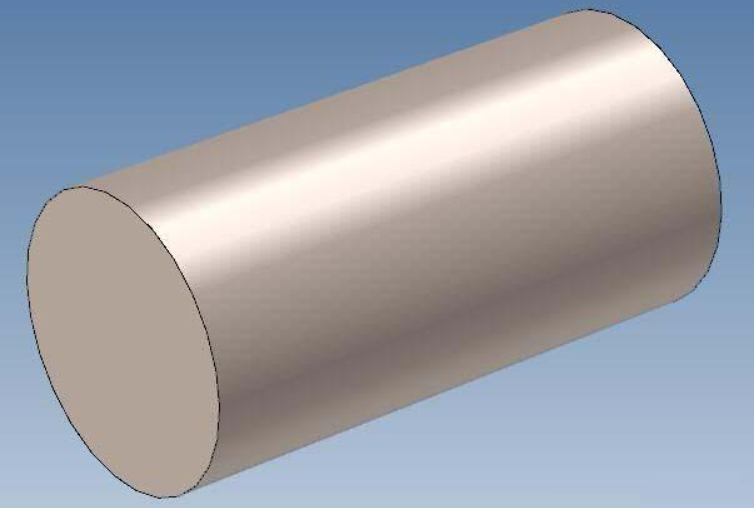
#> input picture pythonProject1/imagee.jpg, 754 x 508 px
$ python main.py
#> lines starting #> are read from the running program, lines starting #| are printed output that depends on the picture; after the words box and inside, x2 and y2 are one past the last pixel; in counts of white or black regions, pixels touching at a corner belong together
import cv2
import numpy as np

# 读入图像
image = cv2.imread('imagee.jpg')
#> image is the input picture: shape (508, 754, 3); mean B, G, R 170.6, 161.1, 157.2

# 转换为灰度图像
gray = cv2.cvtColor(image, cv2.COLOR_BGR2GRAY)
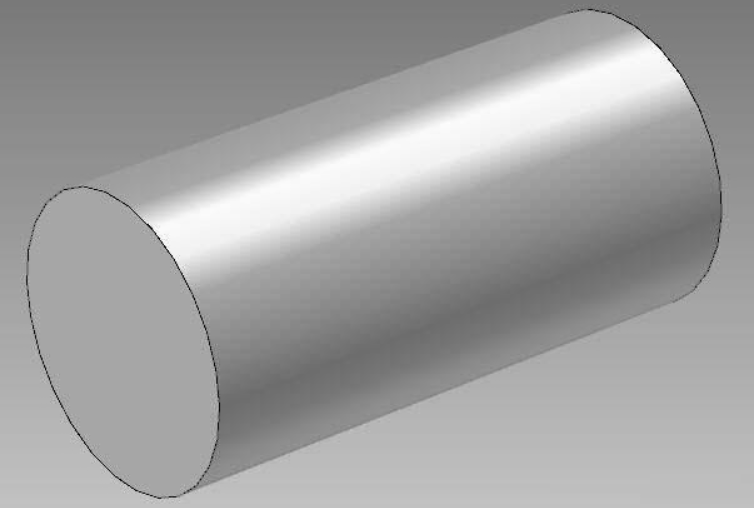
#> gray: shape (508, 754); min 4, max 254, mean 161.1

# 应用高斯模糊
blurred = cv2.GaussianBlur(gray, (5, 5), 0)

# 边缘检测
edges = cv2.Canny(blurred, 50, 100)
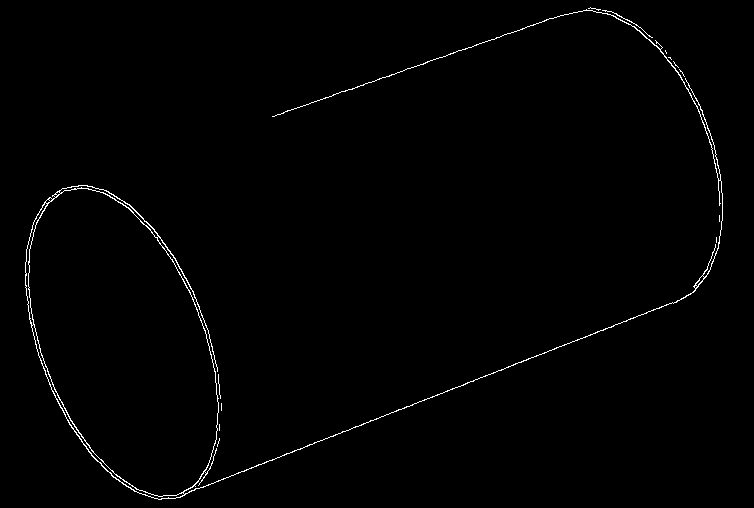
#> edges: shape (508, 754); 0.89% white in thin lines or dots, all inside (x1, y1, x2, y2) = (25, 7, 723, 500)

# 寻找轮廓
contours, _ = cv2.findContours(edges, cv2.RETR_TREE, cv2.CHAIN_APPROX_SIMPLE)
#> contours = 23 contours, 17 with area under 20; largest, box (x1, y1, x2, y2) and area: (25, 9, 723, 500) 42804, (28, 188, 219, 497) 40839, (31, 324, 185, 500) 657, (25, 202, 48, 326) 351, (59, 185, 159, 238) 301, (695, 275, 705, 287) 31

# 检测并绘制圆或椭圆轮廓
for contour in contours:
    # 跳过小轮廓，减少噪声影响
    if cv2.contourArea(contour) > 30:  # 设定一个面积阈值来避免过小的轮廓
        # 拟合轮廓
        # 计算轮廓的近似
        perimeter = cv2.arcLength(contour, True)
        epsilon = 0.01 * perimeter
        approx = cv2.approxPolyDP(contour, epsilon, True)

        # 检查轮廓是不是圆
        area = cv2.contourArea(approx)
        (x, y), radius = cv2.minEnclosingCircle(approx)
        circle_area = np.pi * (radius ** 2)

        # 判断实际轮廓面积和圆形面积之间的比率
        if area / circle_area > 0.4:
            # 绘制圆形轮廓
            center = (int(x), int(y))
            radius = int(radius)
            cv2.circle(image, center, radius, (0, 255, 0), 2)
#> this loop made 23 passes
#> (perimeter, epsilon, area, x, y, radius, circle_area, center) on pass 21: (831, 8.31, 38187, 120, 342.5, 162, 82913.8, (120, 342))
#> (perimeter, epsilon, area, x, y, radius, circle_area) on passes 12, 13, 15, 16, 22: (4316.8, 43.17, 34880, 377, 251, 353.3, 392049), (536, 5.36, 481.5, 108, 409.5, 113.7, 40637.4), (29.46, 0.295, 31, 699.5, 280.5, 6.04, 114.7), (273.3, 2.73, 428.5, 38.5, 263.5, 61.84, 12015.1), (251.6, 2.52, 257.5, 108.5, 213.5, 54.37, 9288.2)
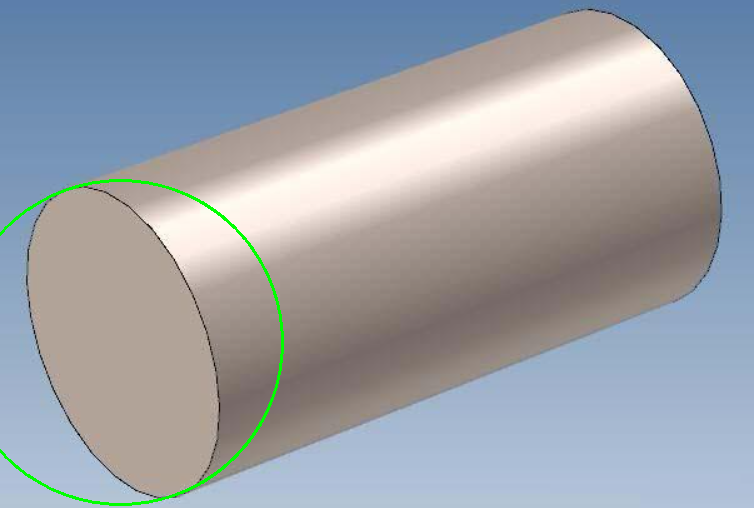
#> image: shape (508, 754, 3); 0.61% of pixels changed, all inside (x1, y1, x2, y2) = (0, 179, 284, 506)

# 显示结果图像
cv2.imshow('Circles Detected', image)
cv2.waitKey(0)
cv2.destroyAllWindows()
